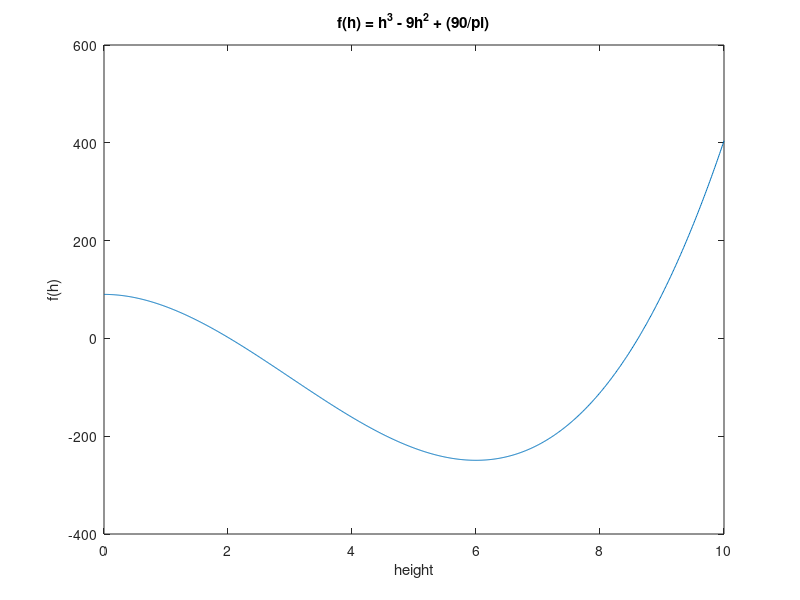

Recreate this plot in MATLAB. (Note: this script raises an error after producing the figure.)
% Name: Andrew Pang
% Date: 3 MAY 2019  
% Task 3 :  Water tank
close all; clear all; clc;

h = 0:0.01:10;
fx = @(x)pi*h.^3 - 9*pi*h.^2 + 90;
df = @(x) 3*pi*h.^2 - 18*pi*h;

plot(h,fx(h));
xlabel('height');
ylabel('f(h)');
title('f(h) = h^3 - 9h^2 + (90/pi)');

hold on

xi = input("Enter a guess for the root : ");

root = newraph(fx,df,xi,1e-4);

plot(root,fx(root),'b^');


